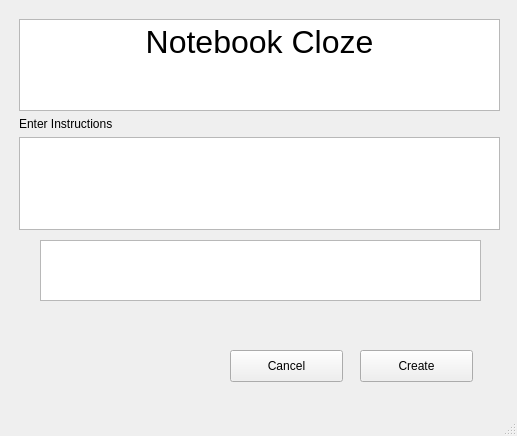
<?xml version="1.0" encoding="UTF-8"?>
<ui version="4.0">
 <class>MainWindow</class>
 <widget class="QMainWindow" name="MainWindow">
  <property name="geometry">
   <rect>
    <x>0</x>
    <y>0</y>
    <width>517</width>
    <height>436</height>
   </rect>
  </property>
  <property name="windowTitle">
   <string>MainWindow</string>
  </property>
  <widget class="QWidget" name="centralwidget">
   <widget class="QWidget" name="verticalLayoutWidget">
    <property name="geometry">
     <rect>
      <x>19</x>
      <y>19</y>
      <width>481</width>
      <height>211</height>
     </rect>
    </property>
    <layout class="QVBoxLayout" name="verticalLayout">
     <item>
      <widget class="QTextBrowser" name="Title">
       <property name="html">
        <string>&lt;!DOCTYPE HTML PUBLIC &quot;-//W3C//DTD HTML 4.0//EN&quot; &quot;http://www.w3.org/TR/REC-html40/strict.dtd&quot;&gt;
&lt;html&gt;&lt;head&gt;&lt;meta name=&quot;qrichtext&quot; content=&quot;1&quot; /&gt;&lt;style type=&quot;text/css&quot;&gt;
p, li { white-space: pre-wrap; }
&lt;/style&gt;&lt;/head&gt;&lt;body style=&quot; font-family:'.AppleSystemUIFont'; font-size:13pt; font-weight:400; font-style:normal;&quot;&gt;
&lt;p align=&quot;center&quot; style=&quot; margin-top:0px; margin-bottom:0px; margin-left:0px; margin-right:0px; -qt-block-indent:0; text-indent:0px;&quot;&gt;&lt;span style=&quot; font-family:'.SF NS Text'; font-size:24pt;&quot;&gt;Notebook Cloze&lt;/span&gt;&lt;/p&gt;&lt;/body&gt;&lt;/html&gt;</string>
       </property>
      </widget>
     </item>
     <item>
      <widget class="QLabel" name="label">
       <property name="text">
        <string>Enter Instructions</string>
       </property>
      </widget>
     </item>
     <item>
      <widget class="QTextEdit" name="instructionEdit">
       <property name="baseSize">
        <size>
         <width>0</width>
         <height>50</height>
        </size>
       </property>
       <property name="toolTip">
        <string/>
       </property>
       <property name="html">
        <string>&lt;!DOCTYPE HTML PUBLIC &quot;-//W3C//DTD HTML 4.0//EN&quot; &quot;http://www.w3.org/TR/REC-html40/strict.dtd&quot;&gt;
&lt;html&gt;&lt;head&gt;&lt;meta name=&quot;qrichtext&quot; content=&quot;1&quot; /&gt;&lt;style type=&quot;text/css&quot;&gt;
p, li { white-space: pre-wrap; }
&lt;/style&gt;&lt;/head&gt;&lt;body style=&quot; font-family:'.AppleSystemUIFont'; font-size:13pt; font-weight:400; font-style:normal;&quot;&gt;
&lt;p style=&quot;-qt-paragraph-type:empty; margin-top:0px; margin-bottom:0px; margin-left:0px; margin-right:0px; -qt-block-indent:0; text-indent:0px; font-family:'.SF NS Text';&quot;&gt;&lt;br /&gt;&lt;/p&gt;
&lt;p style=&quot;-qt-paragraph-type:empty; margin-top:0px; margin-bottom:0px; margin-left:0px; margin-right:0px; -qt-block-indent:0; text-indent:0px; font-family:'.SF NS Text';&quot;&gt;&lt;br /&gt;&lt;/p&gt;&lt;/body&gt;&lt;/html&gt;</string>
       </property>
      </widget>
     </item>
     <item>
      <spacer name="verticalSpacer">
       <property name="orientation">
        <enum>Qt::Vertical</enum>
       </property>
       <property name="sizeHint" stdset="0">
        <size>
         <width>20</width>
         <height>40</height>
        </size>
       </property>
      </spacer>
     </item>
    </layout>
   </widget>
   <widget class="QPushButton" name="createButton">
    <property name="geometry">
     <rect>
      <x>360</x>
      <y>350</y>
      <width>113</width>
      <height>32</height>
     </rect>
    </property>
    <property name="text">
     <string>Create</string>
    </property>
   </widget>
   <widget class="QPushButton" name="cancelButton">
    <property name="geometry">
     <rect>
      <x>230</x>
      <y>350</y>
      <width>113</width>
      <height>32</height>
     </rect>
    </property>
    <property name="text">
     <string>Cancel</string>
    </property>
   </widget>
   <widget class="QListView" name="clozelist">
    <property name="geometry">
     <rect>
      <x>40</x>
      <y>240</y>
      <width>441</width>
      <height>61</height>
     </rect>
    </property>
   </widget>
  </widget>
  <widget class="QStatusBar" name="statusbar"/>
  <action name="actiondfsdfs">
   <property name="text">
    <string>dfsdfs</string>
   </property>
  </action>
 </widget>
 <resources/>
 <connections/>
</ui>
